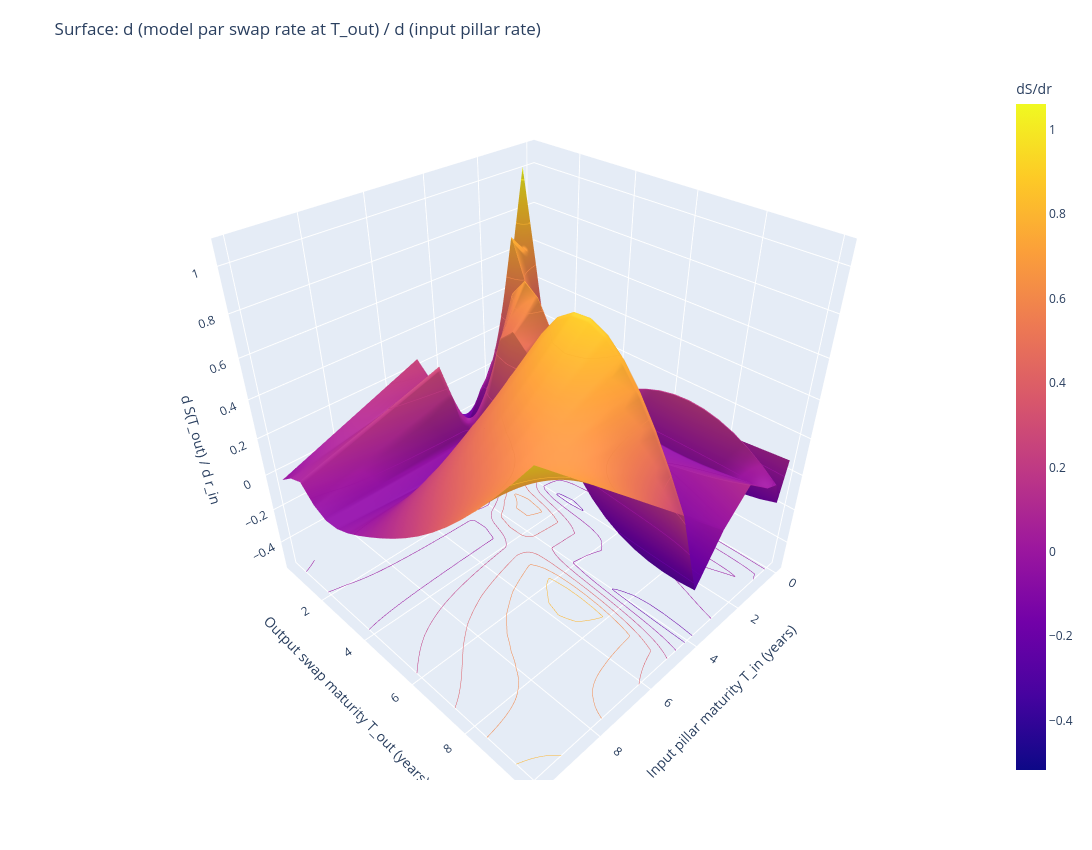

Notebook source saved alongside this figure:
### Code cell
import numpy as np
import torch

def pillar_years_from_columns(columns) -> np.ndarray:
    # uses your tenor_to_years() defined earlier (handles D/W/M/Y)
    return np.array([tenor_to_years(c) for c in columns], dtype=float)

def half_year_day_tenors(max_years: float, step_years: float = 0.5):
    days_step = int(round(step_years * 360))  # because Swap uses days/360
    n = int(round(max_years / step_years))
    return [f"{k * days_step}d" for k in range(1, n + 1)]


def jacobian_swap_surface_wrt_inputpillars(
    model,
    rates_row: torch.Tensor,          # (n_in,) observed pillar rates for one date
    tenors_in_years: torch.Tensor,    # (n_in,) years corresponding to input pillars
    out_tenor_labels: list[str],      # e.g. ['180d','360d',...]
):
    """
    Returns:
      T_out_years : (n_out,) numpy
      preds_cpu   : (n_out,) numpy
      J_cpu       : (n_out, n_in) numpy where J[k,i]=d S(T_out[k]) / d r_in[i]
    """
    device = tenors_in_years.device
    dtype = tenors_in_years.dtype

    # leaf tensor for gradients
    r = rates_row.detach().clone().to(device=device, dtype=dtype).requires_grad_(True)

    swaps_out = [Swap(t) for t in out_tenor_labels]
    T_out_years = np.array([s.maturity for s in swaps_out], dtype=float)

    # condition on full input curve (your actual pillars)
    model.set_curve(r, tenors_in_years)

    preds = torch.stack([s.fair_rate(model) for s in swaps_out])  # (n_out,)

    n_out = preds.numel()
    n_in = r.numel()
    J = torch.empty((n_out, n_in), dtype=dtype, device=device)

    for k in range(n_out):
        (g,) = torch.autograd.grad(
            outputs=preds[k],
            inputs=r,
            retain_graph=True,
            create_graph=False,
            allow_unused=False,
        )
        J[k, :] = g

    return T_out_years, preds.detach().cpu().numpy(), J.detach().cpu().numpy()

import plotly.graph_objects as go

def plot_surface_years_years_plotly(
    x_years: np.ndarray,   # (n_in,) input pillar maturities
    y_years: np.ndarray,   # (n_out,) output maturities (0.5y grid)
    Z: np.ndarray,         # (n_out, n_in)
    title="Surface: d S(T_out) / d r_in",
    width=1200,
    height=850,
):
    fig = go.Figure(
        data=go.Surface(
            x=x_years,
            y=y_years,
            z=Z,
            colorbar=dict(title="dS/dr"),
            contours=dict(z=dict(show=True, usecolormap=True, project_z=True)),
        )
    )
    fig.update_layout(
        title=title,
        width=width,
        height=height,
        margin=dict(l=80, r=40, t=70, b=70),
        scene=dict(
            xaxis=dict(title="Input pillar maturity T_in (years)"),
            yaxis=dict(title="Output swap maturity T_out (years)"),
            zaxis=dict(title="d S(T_out) / d r_in"),
            aspectmode="auto",
        ),
    )
    fig.show()

# pick a date row
row = market_rates_df.iloc[-1]
rates_row = torch.tensor(row.values, dtype=dtype, device=device)

# input pillar maturities from your REAL column names (e.g. '6M','1Y',...)
x_in_years = pillar_years_from_columns(market_rates_df.columns)
tenors_in_years = torch.tensor(x_in_years, dtype=dtype, device=device)

# output maturities: 0.5y grid up to (say) 20y
out_labels = half_year_day_tenors(max_years=10.0, step_years=0.5)

T_out_years, preds_cpu, J_cpu = jacobian_swap_surface_wrt_inputpillars(
    model=model,
    rates_row=rates_row,
    tenors_in_years=tenors_in_years,
    out_tenor_labels=out_labels,
)

plot_surface_years_years_plotly(
    x_years=x_in_years,
    y_years=T_out_years,
    Z=J_cpu,
    title="Surface: d (model par swap rate at T_out) / d (input pillar rate)",
)

### Figure 1 — Plotly figure (JSON) as saved in the notebook; plotly's stock layout.template omitted (floating-point values rounded to 4 significant figures; data arrays with more than 128 entries replaced by an {"elided": "..."} marker saying what was removed)
{"data": [{"colorbar": {"title": {"text": "dS/dr"}}, "contours": {"z": {"project": {"z": true}, "show": true, "usecolormap": true}}, "type": "surface", "x": [0.00274, 0.2466, 0.4932, 1.0, 2.0, 3.0, 4.0, 5.0, 10.0], "y": [0.5, 1.0, 1.5, 2.0, 2.5, 3.0, 3.5, 4.0, 4.5, 5.0, 5.5, 6.0, 6.5, 7.0, 7.5, 8.0, 8.5, 9.0, 9.5, 10.0], "z": {"elided": "20x9 float values"}}], "layout": {"height": 850, "margin": {"b": 70, "l": 80, "r": 40, "t": 70}, "scene": {"aspectmode": "auto", "xaxis": {"title": {"text": "Input pillar maturity T_in (years)"}}, "yaxis": {"title": {"text": "Output swap maturity T_out (years)"}}, "zaxis": {"title": {"text": "d S(T_out) / d r_in"}}}, "title": {"text": "Surface: d (model par swap rate at T_out) / d (input pillar rate)"}, "width": 1200}}
